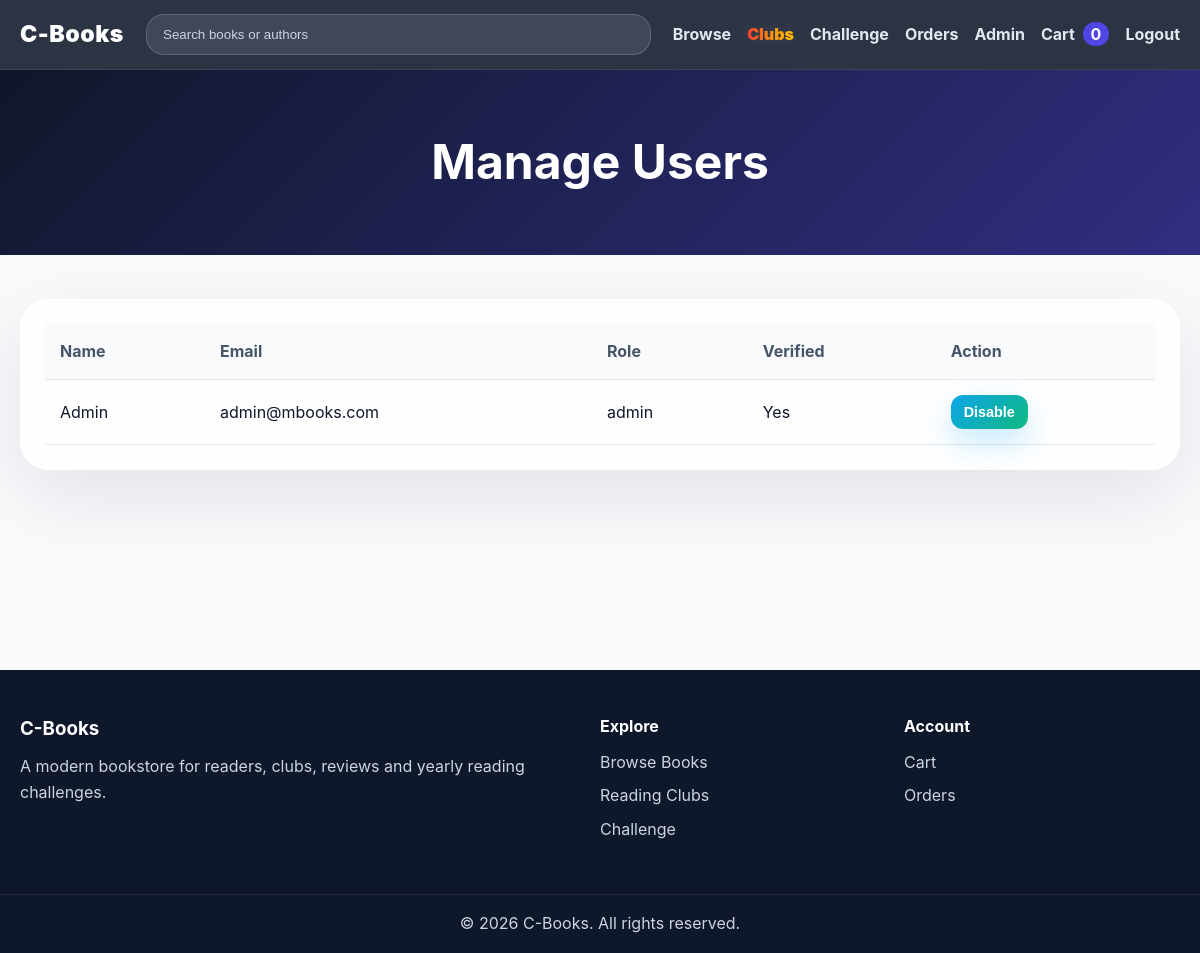
Page /admin/users (signed in) on the committed database.
### tables this page shows
CREATE TABLE IF NOT EXISTS users (
  id INT AUTO_INCREMENT PRIMARY KEY,
  name VARCHAR(100) NOT NULL,
  email VARCHAR(150) NOT NULL UNIQUE,
  password VARCHAR(255) NOT NULL,
  role ENUM('user','admin') DEFAULT 'user',
  membership_type ENUM('none','basic','premium') DEFAULT 'none',
  email_verified TINYINT(1) DEFAULT 0,
  verification_token VARCHAR(64) NULL,
  created_at TIMESTAMP DEFAULT CURRENT_TIMESTAMP
);

### controllers/AdminController.php (called while the page is built, shortened)
<?php
require_once 'models/User.php';
class AdminController
{
    private $userModel;
    public function __construct()
    {
        global $pdo;
        $this->userModel = new User($pdo);
    }
    public function users()
    {
        $users = $this->userModel->getAll();
        require 'views/admin/users.php';
    }
}

### index.php (called while the page is built, shortened)
<?php
require_once 'includes/helpers.php';
$url = $_GET['url'] ?? '';
$url = trim($url, '/');
$parts = explode('/', $url);
$controllerKey = $parts[0] ?? 'home';
$action = $parts[1] ?? null;
$params = array_slice($parts, 2);
$routes = [
    'home' => ['BookController', 'index'],
    'books' => ['BookController', $action ?: 'browse'],
    'auth' => ['AuthController', $action ?: 'login'],
    'cart' => ['CartController', $action ?: 'index'],
    'orders' => ['OrderController', $action ?: 'history'],
    'clubs' => ['ClubController', $action ?: 'list'],
    'challenges' => ['ChallengeController', $action ?: 'index'],
    'reviews' => ['ReviewController', $action ?: 'submit'],
    'admin' => ['AdminController', $action ?: 'dashboard'],
    'errors' => ['ErrorController', $action ?: 'notFound']
];
[$controllerName, $method] = $routes[$controllerKey];
$controller = new $controllerName();
call_user_func_array([$controller, $method], $params);

### models/User.php (called while the page is built, shortened)
<?php
class User
{
    private $pdo;
    public function __construct($pdo)
    {
        $this->pdo = $pdo;
    }
    public function getAll()
    {
        return $this->pdo->query('SELECT id, name, email, role, membership_type, email_verified, created_at FROM users ORDER BY created_at DESC')->fetchAll();
    }
}

### includes/helpers.php (called while the page is built, shortened)
<?php
function e($data)
{
    return htmlspecialchars((string)$data, ENT_QUOTES, 'UTF-8');
}

### views/admin/users.php (the view)
<?php require 'views/layouts/header.php'; ?>
<section class="page-hero compact"><h1>Manage Users</h1></section>
<section class="section"><div class="table-card glass-card"><table class="cart-table"><tr><th>Name</th><th>Email</th><th>Role</th><th>Verified</th><th>Action</th></tr><?php foreach ($users as $u): ?><tr><td><?= e($u['name']) ?></td><td><?= e($u['email']) ?></td><td><?= e($u['role']) ?></td><td><?= $u['email_verified'] ? 'Yes' : 'No' ?></td><td><form method="POST"><input type="hidden" name="user_id" value="<?= $u['id'] ?>"><input type="hidden" name="verified" value="<?= $u['email_verified'] ? 0 : 1 ?>"><button class="btn btn-small"><?= $u['email_verified'] ? 'Disable' : 'Enable' ?></button></form></td></tr><?php endforeach; ?></table></div></section>
<?php require 'views/layouts/footer.php'; ?>

### assets/css/style.css (style rules this page uses)
* { box-sizing:border-box;margin:0;padding:0 }
html { scroll-behavior:smooth }
body { font-family:Inter,"Segoe UI",Arial,sans-serif;background:#f8fafc;color:#0f172a;line-height:1.6 }
.btn { display:inline-flex;align-items:center;justify-content:center;border:0;border-radius:16px;background:linear-gradient(135deg,#4f46e5,#7c3aed);color:#fff;padding:12px 20px;font-weight:800;cursor:pointer;box-shadow:0 14px 30px rgba(79,70,229,.25);transition:.25s }
.btn-small { padding:9px 13px;border-radius:12px;font-size:.9rem }
.glass-card { background:rgba(255,255,255,.78);border:1px solid rgba(255,255,255,.64);box-shadow:0 24px 80px rgba(15,23,42,.1);backdrop-filter:blur(16px);border-radius:28px }
.section { max-width:1240px;margin:auto;padding:44px 20px }
.page-hero { padding:54px 20px;text-align:center;background:linear-gradient(135deg,#0f172a,#312e81);color:#fff }
.page-hero.compact h1 { font-size:clamp(2rem,4vw,3.4rem) }
.filter-card,.checkout-card,.summary-card,.info-panel,.cart-panel,.table-card,.panel-form { padding:24px }
.cart-table { width:100%;border-collapse:collapse;min-width:720px }
.cart-table th,.cart-table td { padding:15px;text-align:left;border-bottom:1px solid #e2e8f0 }
.cart-table th { color:#475569;background:#f8fafc }
.btn { background:linear-gradient(135deg,#0ea5e9,#10b981);box-shadow:0 14px 30px rgba(14,165,233,.22) }

### rows in the picture
users: name "Admin", email "admin@mbooks.com", role "admin", email_verified "Yes"
